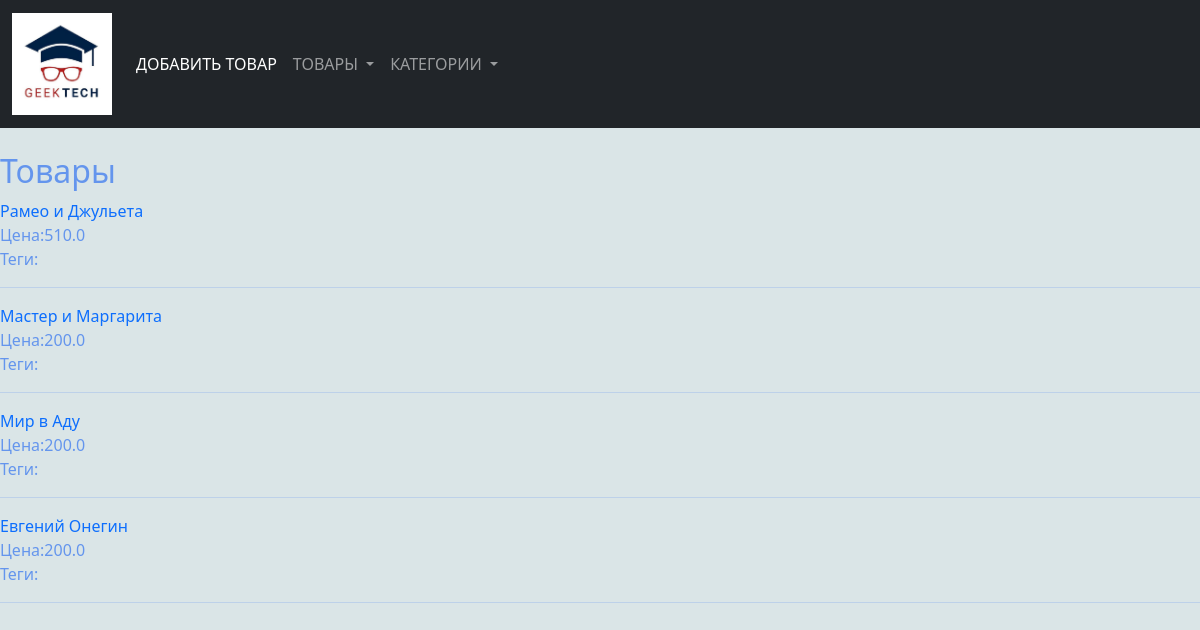
Screenshot of /Category/6/ with the database file from the repository.
### product/models.py (models this page shows, shortened)
class Products(models.Model):
    title = models.CharField(max_length=100, verbose_name="Заголовок")
    description = models.TextField(null=True,blank=True,verbose_name="Описание")
    price = models.FloatField(verbose_name="Цена")
    category = models.ForeignKey(Category,on_delete=models.CASCADE,verbose_name="Категория")
    tags = models.ManyToManyField(Tag, blank=True,verbose_name="Теги")
    class Meta:
        verbose_name = "Продукт"
        verbose_name_plural = "Продукты"

### product/views.py (the view)
# urls.py: path("Category/<int:Category_id>/",views.category_item_views),
def category_item_views(request,Category_id):
    prod = Products.objects.filter(category_id=Category_id)
    category=Category.objects.all()
    produts = Products.objects.all()
    data = {
        "product_list":prod,
        "Category_list": category,
        "Product_list":produts
    }
    return render(request, "item.html", context=data)

### templates/item.html
{% extends "layout.html"%}
{% block content %}
<body>
<h2>Товары</h2>
{% for product in product_list%}
    <a href="/products/{{ product.id}}/"> {{ product.title}}</a><br/>
    <span>Цена:{{ product.price }}</span>
    <br>
    <span>Теги:{%for tag in product.tags.all %} {{ tag.name }}{%endfor%}</span>
    <hr/>
{% endfor %}
</body>
{%endblock%}

### product/static/CSS/style.css (style rules this page uses)
body { background-color: #dae5e7; color: cornflowerblue; }
a { text-decoration:none ; }

### rows the page displays
Products: title "Рамео и Джульета", price "510.0"
Products: title "Мастер и Маргарита", price "200.0"
Products: title "Мир в Аду", price "200.0"
Products: title "Евгений Онегин", price "200.0"
